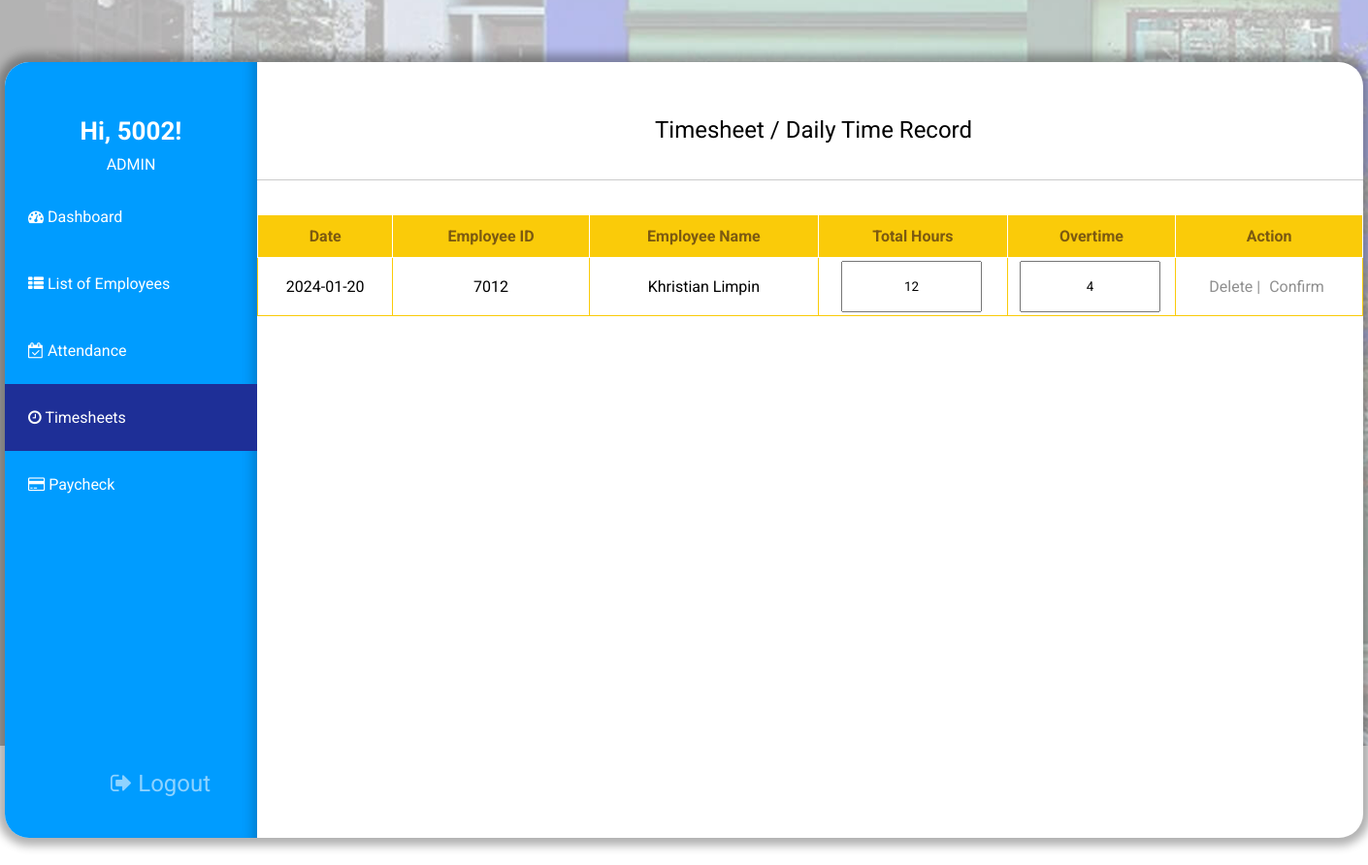
Screenshot of /admin/timesheet/timeedit.php?ID=351 (signed in) with the database file from the repository.
### tables this page shows
CREATE TABLE `attendance` (
  `ID` int(11) NOT NULL,
  `employee_id` varchar(255) NOT NULL,
  `RFID_no` varchar(255) NOT NULL,
  `employee_name` varchar(255) NOT NULL,
  `time_arrival` varchar(255) NOT NULL,
  `time_departure` varchar(255) NOT NULL,
  `e_date` varchar(255) NOT NULL,
  `total_hours` varchar(255) NOT NULL,
  `overtime` varchar(255) NOT NULL,
  `e_department` varchar(255) NOT NULL,
  `e_hourlyrates` varchar(255) NOT NULL
);

### admin/timesheet/timeedit.php (the view, shortened to what this page needs)
<?php
    include("../../dbconnection.php");
    $ID = $_GET['ID'];
    $sql = "SELECT * from attendance WHERE ID='$ID'";
    $result = $conn->query($sql);
    $row = $result->fetch_assoc();
?>
<!DOCTYPE html>
<html lang="en">
<head>
    <link rel="stylesheet" href="edit2.css">
    <link rel="stylesheet" href="https://cdnjs.cloudflare.com/ajax/libs/font-awesome/4.7.0/css/font-awesome.min.css">
</head>
<body>
    <div class="admin-container">
        <div class="nav-left">
            <div class="nav-left-information">
                <div class="admin-info">
                    <h1><?php
                            echo "Hi, " . $_SESSION['id_number'] . "!";
                        ?>
                    </h1>
                <p>ADMIN</p>
                </div>
                <ul>
                <li><a href="../dashboard.php" id="dashboard"><i class="fa fa-tachometer" aria-hidden="true"></i> Dashboard</a></li>
                <li><a href="../listofemployees.php" id="employees"><i class="fa fa-th-list" aria-hidden="true"></i> List of Employees</a></li>
                <li><a href="../attendance/attendance.php" id="attendance"><i class="fa fa-calendar-check-o" aria-hidden="true"></i> Attendance</a></li>
                <li><a href="#timesheets" id="timesheets" class="active"><i class="fa fa-clock-o" aria-hidden="true"></i> Timesheets</a></li></a>
                <li><a href="../paycheck/paycheck.php" id="paycheck"><i class="fa fa-credit-card" aria-hidden="true"></i> Paycheck</a></li>
                </ul>
            </div>
            <div class="logout">
                <form action="" method="post">
                    <a href="../../logout.php"><i class="fa fa-sign-out" aria-hidden="true"></i> Logout</a>
                </form>
            </div>
        </div>
        <div class="timesheet-container">
            <div class="container-info">
                    <p>Timesheet / Daily Time Record</p>
                    <div class="divider"></div>
                    <table>
                        <tr>
                            <th>Date</th>
                            <th>Employee ID</th>
                            <th>Employee Name</th>
                            <th>Total Hours</th>
                            <th>Overtime</th>
                            <th>Action</th>
                        </tr>
                                <tr>
                                    <form action="update.php?ID=<?=$row["ID"]?>" method="post">
                                        <td><?=$row["e_date"]?></td>
                                        <td><?=$row["employee_id"]?></td>
                                        <td><?=$row["employee_name"]?></td>
                                        <td><input type="text" name="total_hours" id="" value="<?=$row["total_hours"]?>"> </td>
                                        <td><input type="text" name="overtime" id="" value="<?=$row["overtime"]?>"> </td>
                                        <td>
                                        <a href="timedelete.php?ID=<?=$row["ID"]?>" onclick="return confirm('Do you want to delete this data?')">Delete |</a>
                                        <input type="submit" name="confirm" value="Confirm">
                                        </td>
                                    </form>
                                </tr>
                </table>
            </div>
        </div>
    </div>
</body>
</html>

### admin/timesheet/edit2.css (style rules this page uses)
* { box-sizing: border-box; margin: 0; padding: 0; font-family: Roboto; }
.admin-container { margin: auto; margin-top: 8vh; width: 1400px; height: 800px; position: relative; background-color: white; box-shadow: 0px 0px 10px 8px #0000004f; border-radius: 25px; }
.nav-left { float: left; width: 260px; background-color: #009cff; height: 800px; border-top-left-radius: 25px; border-bottom-left-radius: 25px; box-shadow: inset -12px 0px 13px -9px rgba(0, 0, 0, 0.24); }
.admin-info { color: white; padding-top: 56px; text-align: center; }
.admin-info p { padding: 10px; }
.admin-info h1 { font-size: 26px; }
.nav-left-information ul { list-style: none; padding: 0; margin: 0; margin-bottom: 260px; }
.nav-left-information ul li a { padding-left: 24px; padding: 18px; text-decoration: none; color: white; padding-top: 25px; padding-bottom: 25px; display: inline-block; padding-left: 24px; }
.nav-left-information ul li a.active { background-color: #1e2f97; width: 260px; }
.logout a { text-decoration: none; color: rgba(255, 255, 255, 0.555); padding: 18px; margin-left: 91px; font-size: 24px; }
.timesheet-container { border-radius: 25px; width: 1140; height: 800px; overflow-y: auto; }
.container-info { text-align: center; font-size: 24px; padding-top: 56px; }
.container-info p { margin-bottom: 18px; float: left; margin-left: 410px; }
table { border-collapse: collapse; margin: auto; margin-top: 28px; border: 1px solid black; font-size: 16px; width: 100%; }
table th { border: 1px solid rgb(255, 255, 255); padding: 12px 36px; background-color: #facb09; color: #7c5a11; }
table td a { text-decoration: none; color: #03030371; }
table td { text-align: center; padding: 15px; border: 1px solid #facb09; }
input[type=text] { text-align: center; padding: 17px; width: 145px; margin-top: -27px; margin-left: -74px; position: absolute; }
input[type=submit] { text-align: center; color: #03030371; font-size: 16px; padding: 5px; background-color: white; border: none; cursor: pointer; text-decoration: none; }
.divider { border-top: 1px solid rgba(0, 0, 0, 0.205); margin-bottom: 35px; margin-top: 65px; }

### rows the page displays
attendance: e_date "2024-01-20", employee "7012", employee_name "Khristian Limpin", total_hours "12", overtime "4"

### other values shown
$_SESSION['id_number'] "5002"
